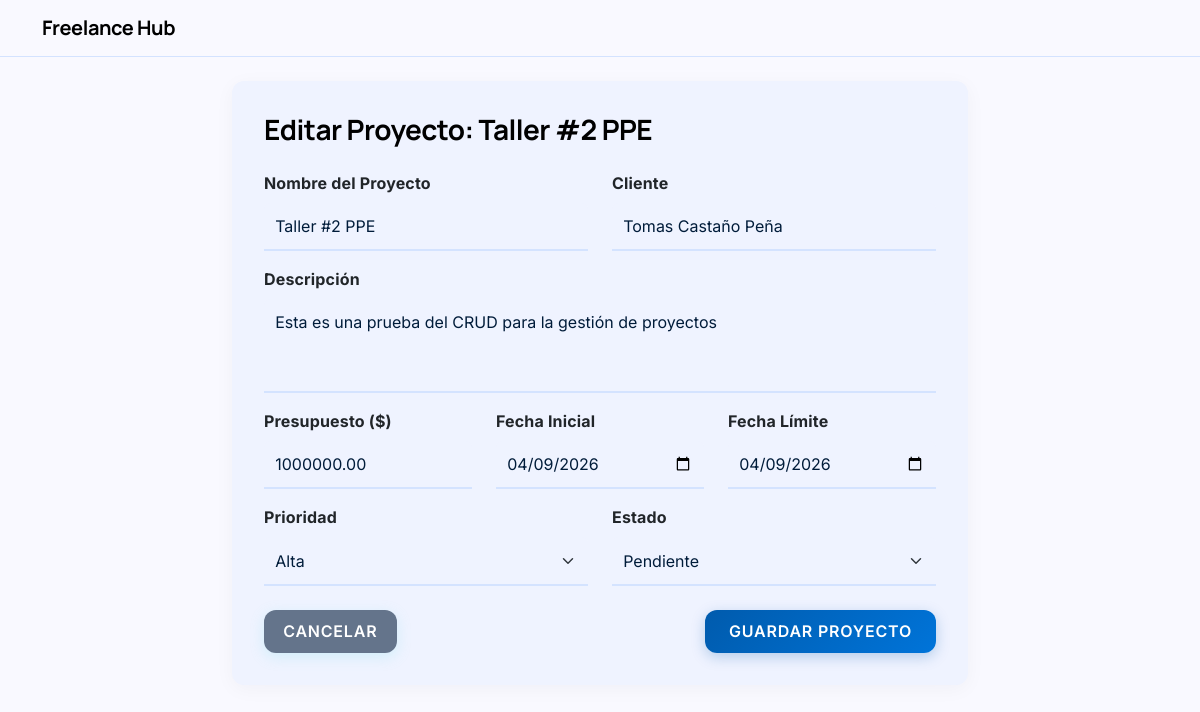
Page /proyectos/editar/2/ on the committed database.
### freelance_hub/models.py (models this page shows, shortened)
class Proyecto(models.Model):
    PRIORIDAD_CHOICES = [
        ('Baja', 'Baja'),
        ('Media', 'Media'),
        ('Alta', 'Alta'),
    ]
    ESTADO_CHOICES = [
        ('Pendiente', 'Pendiente'),
        ('En Progreso', 'En Progreso'),
        ('Completado', 'Completado'),
    ]
    id = models.AutoField(primary_key=True)
    created_at = models.DateTimeField(auto_now_add=True)
    updated_at = models.DateTimeField(auto_now=True)
    nombre = models.CharField(max_length=200)
    cliente = models.CharField(max_length=200)
    descripcion = models.TextField()
    presupuesto = models.DecimalField(max_digits=10, decimal_places=2)
    fecha_inicio = models.DateField()
    fecha_limite = models.DateField()
    prioridad = models.CharField(max_length=50, choices=PRIORIDAD_CHOICES, default='Media')
    estado = models.CharField(max_length=50, choices=ESTADO_CHOICES, default='Pendiente')

### freelance_hub/views.py (the view)
# urls.py: path('proyectos/editar/<int:pk>/', views.editar_proyecto, name='editar_proyecto'),
def editar_proyecto(request, pk):
    proyecto = get_object_or_404(Proyecto, pk=pk)
    if request.method == 'POST':
        form = FormularioProyecto(request.POST, instance=proyecto)
        if form.is_valid():
            form.save()
            return redirect('freelance_hub:lista_proyectos')
    else:
        form = FormularioProyecto(instance=proyecto)
    return render(request, 'freelance_hub/crear_proyecto.html', {'form': form, 'es_edicion': True, 'proyecto': proyecto})

### freelance_hub/forms.py (shortened to what this page needs)
class FormularioProyecto(forms.ModelForm):
    class Meta:
        model = Proyecto
        fields = '__all__'
        widgets = {
            'nombre': forms.TextInput(attrs={'class': 'form-control'}),
            'cliente': forms.TextInput(attrs={'class': 'form-control'}),
            'descripcion': forms.Textarea(attrs={'class': 'form-control', 'rows': 3}),
            'presupuesto': forms.TextInput(attrs={
                'class': 'form-control',
                'pattern': '[0-9\.]+',
                'title': 'Ingrese un valor numérico válido, mayor o igual a cero',
                'inputmode': 'decimal'
            }),
            'fecha_inicio': forms.DateInput(format='%Y-%m-%d', attrs={'class': 'form-control', 'type': 'date'}),
            'fecha_limite': forms.DateInput(format='%Y-%m-%d', attrs={'class': 'form-control', 'type': 'date'}),
            'prioridad': forms.Select(attrs={'class': 'form-select'}),
            'estado': forms.Select(attrs={'class': 'form-select'}),
        }

### freelance_hub/templates/freelance_hub/crear_proyecto.html (shortened to what this page needs)
{% extends 'freelance_hub/base.html' %}
{% block content %}
<div class="row justify-content-center">
    <div class="col-md-8">
        <div class="card p-3">
            <div class="card-body">
                <h3 class="mb-4">{% if es_edicion %}Editar Proyecto: {{ proyecto.nombre }}{% else %}Registrar Nuevo
                    Proyecto{% endif %}</h3>
                <form method="post">
                    <div class="row mb-3">
                        <div class="col-md-6 form-group">
                            <label class="form-label fw-bold">Nombre del Proyecto</label>
                            {{ form.nombre }}
                        </div>
                        <div class="col-md-6 form-group">
                            <label class="form-label fw-bold">Cliente</label>
                            {{ form.cliente }}
                        </div>
                    </div>
                    <div class="mb-3 form-group">
                        <label class="form-label fw-bold">Descripción</label>
                        {{ form.descripcion }}
                    </div>
                    <div class="row mb-3">
                        <div class="col-md-4 form-group">
                            <label class="form-label fw-bold">Presupuesto ($)</label>
                            {{ form.presupuesto }}
                        </div>
                        <div class="col-md-4 form-group">
                            <label class="form-label fw-bold">Fecha Inicial</label>
                            {{ form.fecha_inicio }}
                        </div>
                        <div class="col-md-4 form-group">
                            <label class="form-label fw-bold">Fecha Límite</label>
                            {{ form.fecha_limite }}
                        </div>
                    </div>
                    <div class="row mb-4">
                        <div class="col-md-6 form-group">
                            <label class="form-label fw-bold">Prioridad</label>
                            {{ form.prioridad }}
                        </div>
                        <div class="col-md-6 form-group">
                            <label class="form-label fw-bold">Estado</label>
                            {{ form.estado }}
                        </div>
                    </div>
                    <div class="d-flex justify-content-between mt-4">
                        <a href="{% url 'freelance_hub:lista_proyectos' %}" class="btn btn-secundary text-white"
                            style="background-color: #64748b !important;">Cancelar</a>
                        <button type="submit" class="btn btn-primary px-4">Guardar Proyecto</button>
                    </div>
                </form>
            </div>
        </div>
    </div>
</div>
{% endblock %}

### freelance_hub/static/freelance_hub/css/styles.css (style rules this page uses)
:root { --surf: #f9f9ff; --on-surf: #001c3a; --on-surf-variant: #414753; --surf-container-low: #eff3ff; --surf-container-highest: #d4e3ff; --primary: #005bad; --primary-container: #0074d9; --oceanic-gradient: linear-gradient(135deg, var(--primary) 0%, var(--primary-container) 100%); }
body { background-color: var(--surf); color: var(--on-surf); font-family: 'Inter', sans-serif; letter-spacing: 0.01em; }
h1, h2, h3, h4, h5, h6, .navbar-brand { color: black; font-family: 'Manrope', sans-serif; letter-spacing: -0.02em; font-weight: 700; }
.card { background-color: var(--surf-container-low); border: none !important; border-radius: 0.75rem; box-shadow: 0 4px 20px rgba(0, 28, 58, 0.04); transition: background-color 0.3s ease; }
.btn-primary { background: var(--oceanic-gradient) !important; border: none !important; color: white !important; border-radius: 0.75rem; padding: 0.6rem 1.2rem; font-family: 'Inter', sans-serif; font-weight: 600; box-shadow: 0 4px 14px rgba(0, 91, 173, 0.25); transition: transform 0.2s, filter 0.2s; text-transform: uppercase; letter-spacing: 0.05em; }
.btn-secundary { background: var(--on-surf) !important; border: none !important; color: white !important; border-radius: 0.75rem; padding: 0.6rem 1.2rem; font-family: 'Inter', sans-serif; font-weight: 600; box-shadow: 0 4px 14px rgba(124, 229, 236, 0.25); transition: transform 0.2s, filter 0.2s; text-transform: uppercase; letter-spacing: 0.05em; }
.form-control, .form-select { background-color: var(--surf-container-low); border: none; border-bottom: 2px solid var(--surf-container-highest); border-radius: 0.4rem 0.4rem 0 0; color: var(--on-surf); padding: 0.7rem; }

### rows in the picture
Proyecto: nombre "Taller #2 PPE", cliente "Tomas Castaño Peña", descripcion "Esta es una prueba del CRUD para la gestión de proyectos", presupuesto "1000000.00", fecha_inicio "04/09/2026", fecha_limite "04/09/2026", prioridad "Alta", estado "Pendiente"
